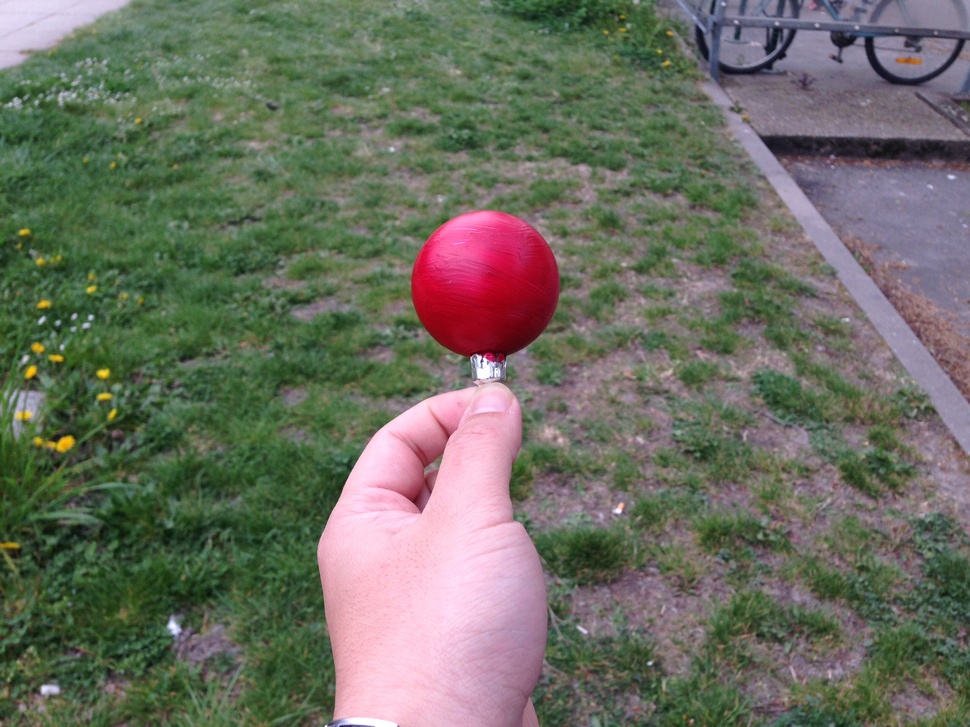
//> input picture xiong/normalization-build/MyPic.JPG, 970 x 727 px, shrunk from 2048 x 1536 before the run
$ ./normalization   (built with g++ and OpenCV 4)
//> lines starting //> are read from the running program, lines starting //| are printed output that depends on the picture
#include "opencv2/highgui/highgui.hpp"
#include "opencv2/imgproc/imgproc.hpp"
#include <iostream>

using namespace cv;
using namespace std;

int main( int argc, const char** argv )
{
       Mat img = imread("../normalization-build/MyPic.JPG", CV_LOAD_IMAGE_COLOR);
//> img is the input picture: 727 rows x 970 cols, CV_8UC3; mean B, G, R 96.7, 109.4, 107.6

       if (img.empty())
       {
            cout << "Image cannot be loaded..!!" << endl;
            return -1;
       }

       vector<Mat> channels;
       Mat img_hist_equalized;

       cvtColor(img, img_hist_equalized, CV_BGR2YCrCb);
//> img_hist_equalized: 727 rows x 970 cols, CV_8UC3; mean of channels 0, 1, 2 107.4, 128.2, 122

       split(img_hist_equalized,channels);
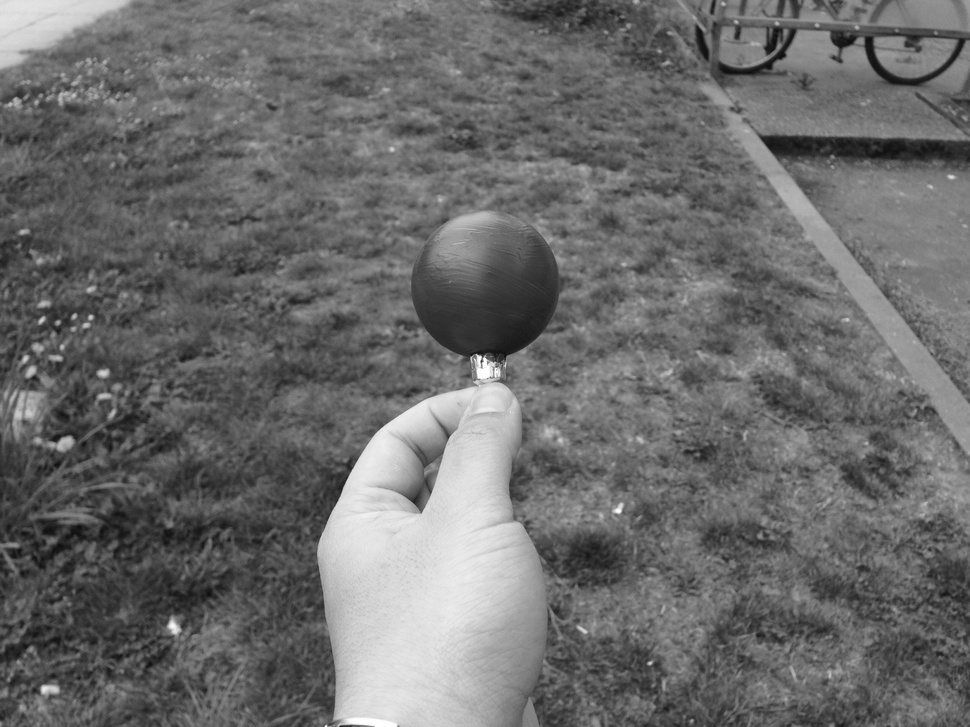
//> channels[0]: 727 rows x 970 cols, CV_8UC1; min 12, max 255, mean 107.4
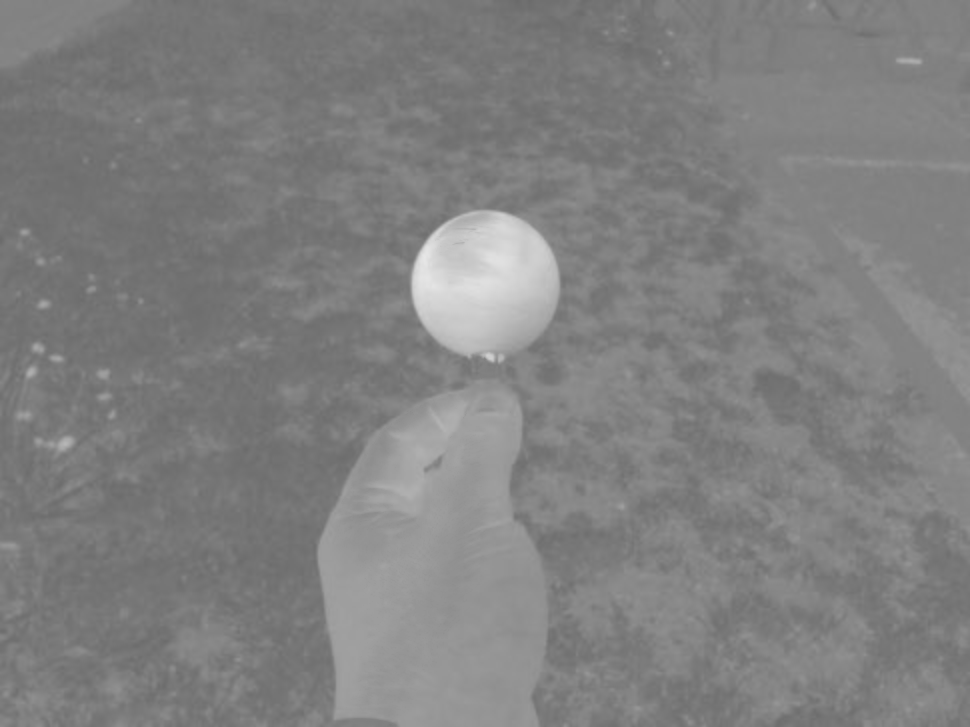
//> channels[1]: 727 rows x 970 cols, CV_8UC1; min 106, max 231, mean 128.2
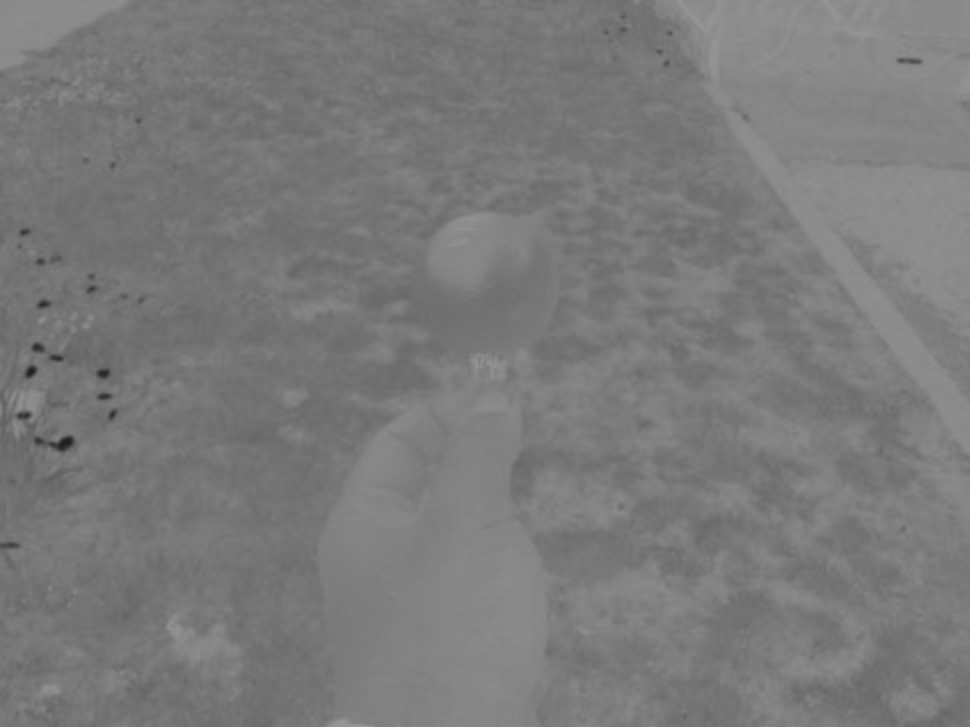
//> channels[2]: 727 rows x 970 cols, CV_8UC1; min 29, max 153, mean 122

       imwrite("Y_channel.jpg",channels[0]);
       imwrite("Cr_channel.jpg",channels[1]);
       imwrite("Cb_channel.jpg",channels[2]);

	equalizeHist(channels[0], channels[0]);
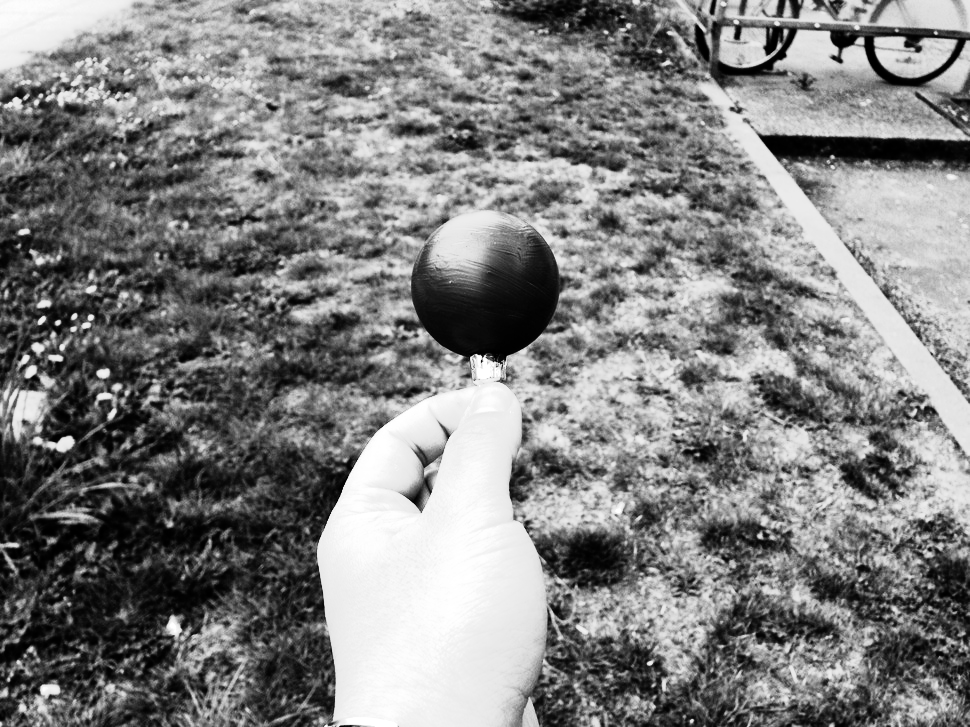
//> channels[0]: 727 rows x 970 cols, CV_8UC1; min 0, max 255, mean 128.6

   merge(channels,img_hist_equalized);
//> img_hist_equalized: 727 rows x 970 cols, CV_8UC3; mean of channels 0, 1, 2 128.6, 128.2, 122

      cvtColor(img_hist_equalized, img_hist_equalized, CV_YCrCb2BGR);
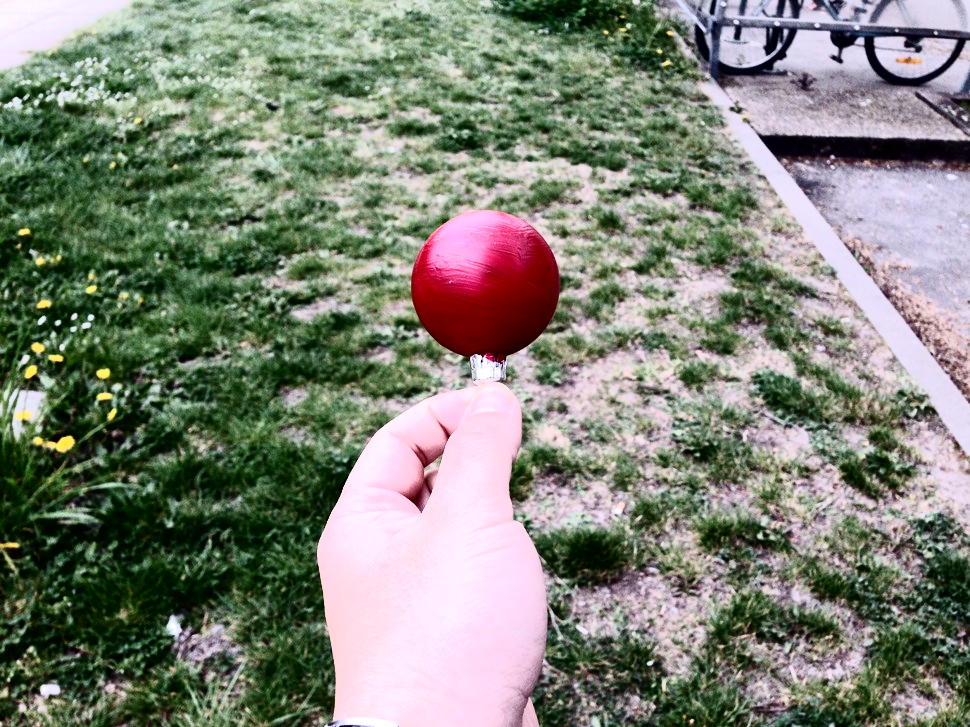
//> img_hist_equalized: 727 rows x 970 cols, CV_8UC3; mean B, G, R 118.2, 131, 126.9


       namedWindow("Original Image", CV_WINDOW_NORMAL);
       namedWindow("Histogram Equalized", CV_WINDOW_NORMAL);


       imshow("Original Image", img);
       imshow("Histogram Equalized", img_hist_equalized);

       waitKey(0);

       destroyAllWindows();

       return 0;
}
